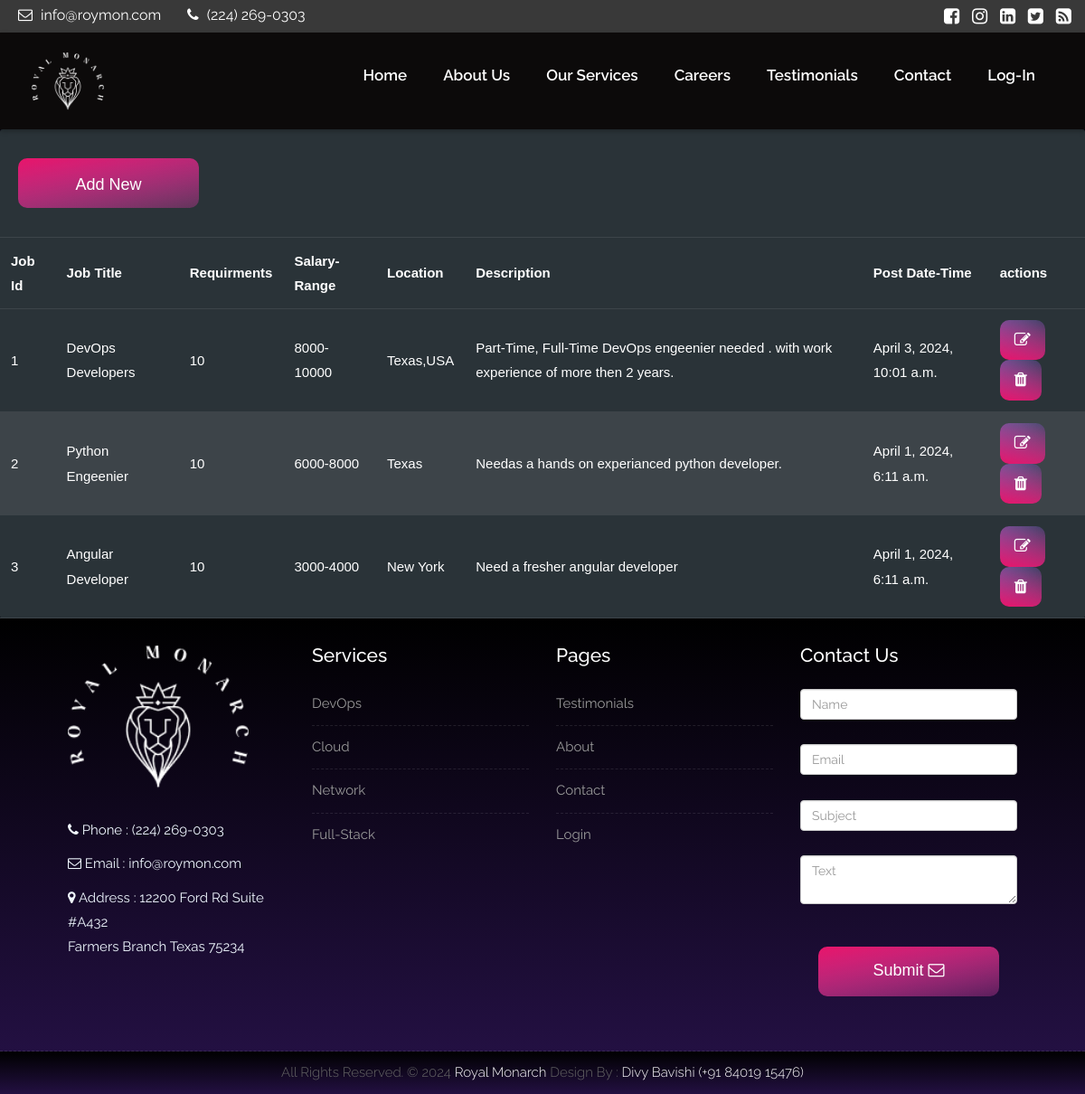
/addjobs/, run on the app's committed database.
### myapp/models.py (models this page shows, shortened)
class Jobs(models.Model):
    job_id = models.AutoField(primary_key=True)
    Title = models.CharField(max_length=100, null=True)
    Description = models.TextField(max_length=2000,null=True)
    Requirments = models.CharField(max_length=1000,null=True)
    Salary_Range = models.CharField(max_length=100, null=True)
    Location = models.CharField(max_length=500, null=True)
    Date_Time = models.DateTimeField(auto_now=True, editable=False)

### myapp/views.py (the view)
# urls.py: path('addjobs/',views.addjobs, name='addjobs'),
def addjobs(request):
    Job = Jobs.objects.all()
    return render(request, 'addjobs.html',{'Jobs':Job})

### myapp/templates/addjobs.html (shortened to what this page needs)
{% extends 'basic.html' %}
{% load static %}
{% block content %}
<div class="datatable-container">
    <div class="header-tools">
      <div class="tools">
        <ul>
          <li>
            <button class="btn-light" data-toggle="modal" data-target="#addnewModal">
                Add New
            </button>
          </li>
        </ul>
      </div>
    </div>
    <table class="datatable">
      <thead>
        <tr>
          <th>Job Id</th>
          <th>Job Title</th>
          <th>Requirments</th>
          <th>Salary-Range</th>
          <th>Location</th>
          <th>Description</th>
          <th>Post Date-Time</th>
          <th>actions</th>
        </tr>
      </thead>
      <tbody>
        {% for i in Jobs %}
        <tr>
          <td>{{i.job_id}}</td>
          <td>{{i.Title}}</td>
          <td>{{i.Requirments}}</td>
          <td>{{i.Salary_Range}}</td>
          <td>{{i.Location}}</td>
          <td>{{i.Description}}</td>
          <td>{{i.Date_Time}}</td>
          <td>
            <button type="button" class="btn-icon mx-auto edit-jobs" data-toggle="modal" data-target="#exampleModal" data-id="{{i.job_id}}" data-title="{{i.Title}}" data-requirments="{{i.Requirments}}" data-salary-range="{{i.Salary_Range}}" data-location="{{i.Location}}" data-description="{{i.Description}}">
                <i class="fa fa-edit"></i>
             </button>
            <button class="btn-icon mx-auto deletejobs" data-jobid="{{i.job_id}}">
                <i class="fa-solid fa fa-trash"></i>
            </button>
          </td>
        </tr>
        {% endfor %}
      </tbody>
    </table>
  </div>
{% endblock  %}

### myapp/static/css/style.css (style rules this page uses)
body { color: #f8f6f6; font-size: 15px; font-family: 'Raleway', sans-serif; line-height: 1.80857; background-color: #02000b; }
ul, li, ol { margin: 0px; padding: 0px; list-style: none; }
.btn-light { padding: 13px 40px; font-size: 18px; color: #ffffff; background: linear-gradient(169deg, rgb(232 20 106), rgba(255, 0, 0, 0) 70.71%), linear-gradient(169deg, rgb(114 102 189), rgba(0, 255, 0, 0) 70.71%), linear-gradient(206deg, rgb(1 14 24), rgba(0, 0, 174, 0) 70.71%); }
.btn-light { width: 200px; font-family: 'Poppins', sans-serif; font-weight: 400; cursor: pointer; margin: 20px; height: 55px; text-align:center; border: none; background-size: 300% 100%; border-radius: 10px; moz-transition: all .4s ease-in-out; -o-transition: all .4s ease-in-out; -webkit-transition: all .4s ease-in-out; transition: all .4s ease-in-out; }
:root { --primary-color: white; --secondary-color: rgb(61, 68, 73); --highlight-color: #224155; --dt-status-available-color: greenyellow; --dt-status-away-color: lightsalmon; --dt-status-offline-color: lightgray; --dt-padding: 12px; --dt-padding-s: 6px; --dt-padding-xs: 2px; --dt-border-radius: 3px; --dt-background-color-container: #2a3338; --dt-border-color: var(--secondary-color); --dt-bg-color: var(--highlight-color); --dt-text-color: var(--primary-color); --dt-bg-active-button: var(--highlight-color); --dt-text-color-button: var(--primary-color); --dt-text-color-active-button: var(--primary-color); --dt-hover-cell-color: var(--highlight-color); --dt-even-row-color: var(--secondary-color); --dt-focus-color: var(--highlight-color); --dt-input-background-color: var(--secondary-color); --dt-input-color: var(--primary-color); }
.datatable-container { font-family: sans-serif; background-color: var(--dt-background-color-container); border-radius: var(--dt-border-radius); color: var(--dt-text-color); max-width: 100%; min-width: 950px; margin: 0 auto; }
.datatable-container .header-tools { border-bottom: solid 1px var(--dt-border-color); padding: var(--dt-padding); padding-left: 0; display: flex; align-items: baseline; }
.datatable-container .header-tools .tools { width: 70%; }
.datatable-container .datatable { border-collapse: collapse; width: 100%; }
.datatable-container .datatable, .datatable-container .datatable th, .datatable-container .datatable td { padding: var(--dt-padding) var(--dt-padding); }
.datatable-container .datatable th { font-weight: bolder; text-align: left; border-bottom: solid 1px var(--dt-border-color); }
.datatable-container .datatable td { border-bottom: solid 1px var(--dt-border-color); }
.datatable-container .datatable tbody tr:nth-child(even) { background-color: var(--dt-even-row-color); }
.btn-icon { padding: 6px 16px; font-size: 18px; color: #ffffff; background: linear-gradient(13deg, rgb(232 20 106), rgba(255, 0, 0, 0) 70.71%), linear-gradient(56deg, rgb(114 102 189), rgba(0, 255, 0, 0) 70.71%), linear-gradient(233deg, rgb(1 14 24), rgba(0, 0, 174, 0) 70.71%); }
.btn-icon { font-family: 'Poppins', sans-serif; font-weight: 900; cursor: pointer; text-align:center; border: none; background-size: 300% 100%; border-radius: 10px; moz-transition: all .4s ease-in-out; -o-transition: all .4s ease-in-out; -webkit-transition: all .4s ease-in-out; transition: all .4s ease-in-out; }

### data on the page
Jobs: job_id "1", Title "DevOps Developers", Requirments "10", Salary_Range "8000-10000", Location "Texas,USA", Description "Part-Time, Full-Time DevOps engeenier needed . with work experience of more then 2 years.", Date_Time "April 3, 2024, 10:01 a.m."
Jobs: job_id "2", Title "Python Engeenier", Requirments "10", Salary_Range "6000-8000", Location "Texas", Description "Needas a hands on experianced python developer.", Date_Time "April 1, 2024, 6:11 a.m."
Jobs: job_id "3", Title "Angular Developer", Requirments "10", Salary_Range "3000-4000", Location "New York", Description "Need a fresher angular developer", Date_Time "April 1, 2024, 6:11 a.m."
